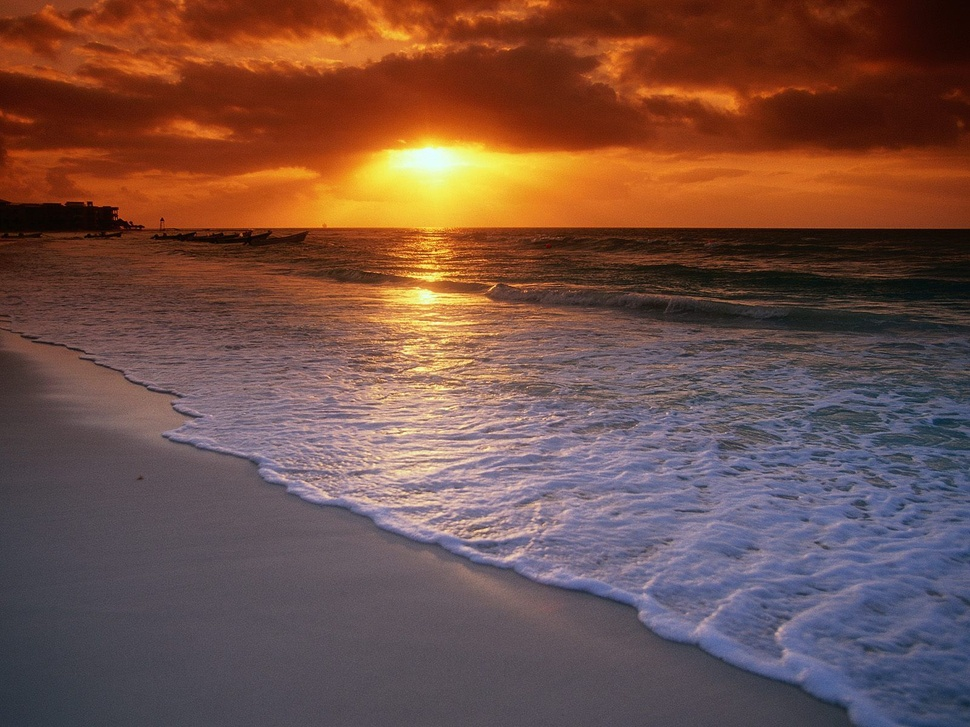
#> input picture opencv/opencv/beach.jpg, 970 x 727 px, shrunk from 1600 x 1200 before the run, found by its file name
$ python 9.py
#> lines starting #> are read from the running program, lines starting #| are printed output that depends on the picture; after the words box and inside, x2 and y2 are one past the last pixel; in counts of white or black regions, pixels touching at a corner belong together
import numpy as np
import cv2

# 载入背景图像和人物图像
img = cv2.imread('C:\\python\\opencv\\beach.jpg')
#> img is the input picture: shape (727, 970, 3); mean B, G, R 70.3, 80.2, 115.1
obj = cv2.imread('C:\\python\\opencv\\littlegirl.jpg')
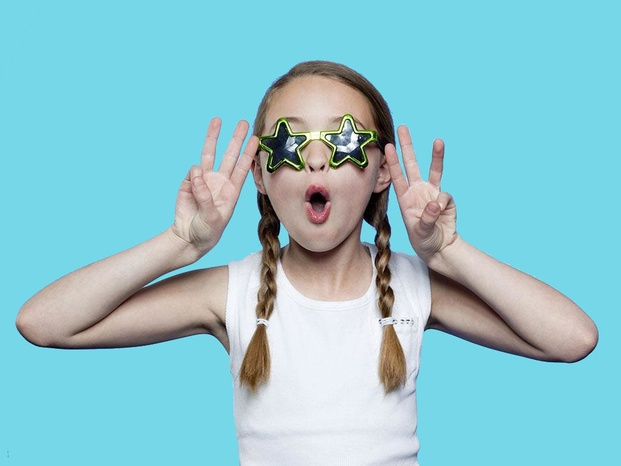
#> input picture opencv/opencv/littlegirl.jpg, 621 x 466 px, shrunk from 1024 x 768 before the run, found by its file name
#> obj is the input picture: shape (466, 621, 3); mean B, G, R 206.4, 197.1, 140.1
height_1, width_1 = img.shape[:2]
#> height_1 = 727; width_1 = 970
height_2, width_2 = obj.shape[:2]
#> height_2 = 466; width_2 = 621

# 设置ROI
r1 = height_1 - height_2
#> r1 = 261
r2 = height_1
#> r2 = 727
c1 = width_1 - width_2 -50
#> c1 = 299
c2 = width_1 -50
#> c2 = 920
roi = img[r1:r2, c1:c2]
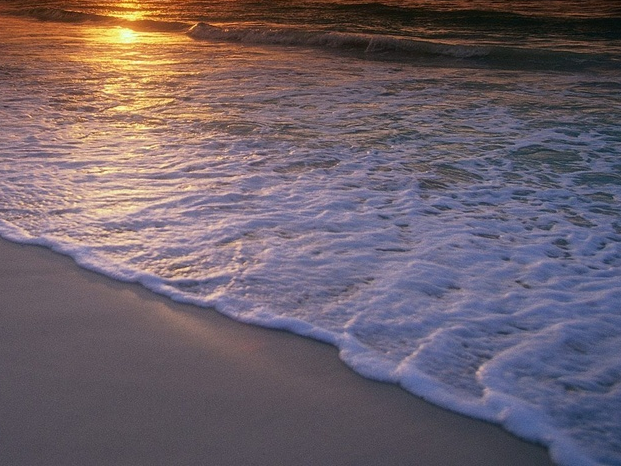
#> roi: shape (466, 621, 3); mean B, G, R 105.8, 97, 110.1

# 对人物图进行处理，生成蒙层mask
hsv = cv2.cvtColor(obj, cv2.COLOR_BGR2HSV)
#> hsv: shape (466, 621, 3); mean H, S, V 77.9, 95.6, 213.9
lower_blue = np.array([90, 43, 46])
upper_blue = np.array([124, 255, 255])
mask_blue = cv2.inRange(hsv, lower_blue, upper_blue)
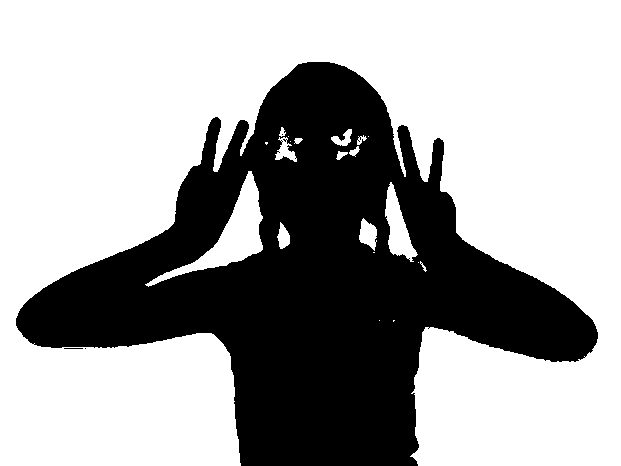
#> mask_blue: shape (466, 621); 64.6% white; 4 black regions (3 under 20 px), largest, box (x1, y1, x2, y2) and area: (16, 62, 598, 466) 102542
mask_inv = cv2.bitwise_not(mask_blue)

# ROI和人物图像的融合
img_bg = cv2.bitwise_and(roi, roi, mask=mask_blue)
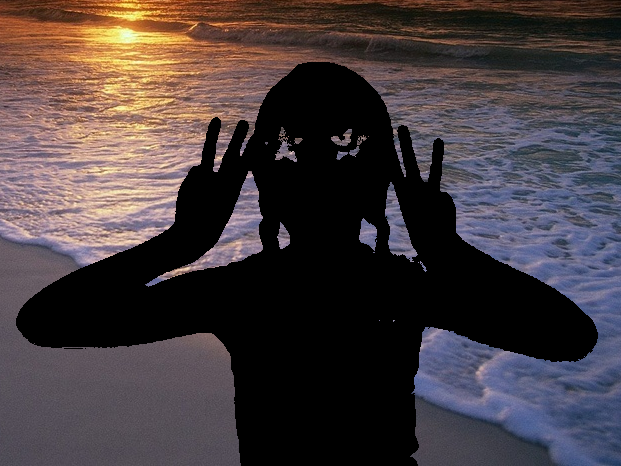
#> img_bg: shape (466, 621, 3); mean B, G, R 62.2, 60.1, 70
obj_fg = cv2.bitwise_and(obj, obj, mask=mask_inv)
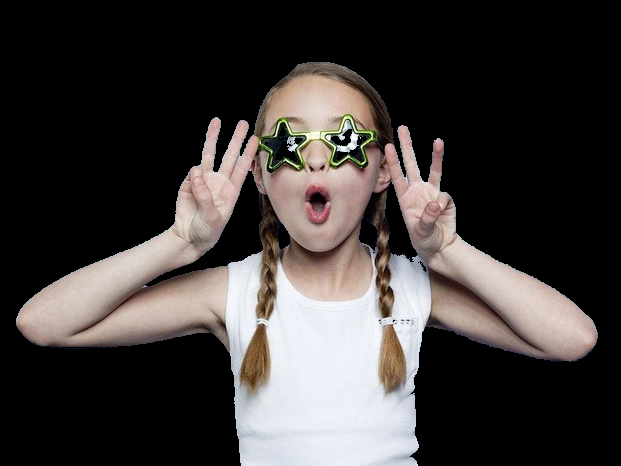
#> obj_fg: shape (466, 621, 3); mean B, G, R 58, 59.6, 64.1
dst = cv2.add(img_bg, obj_fg)
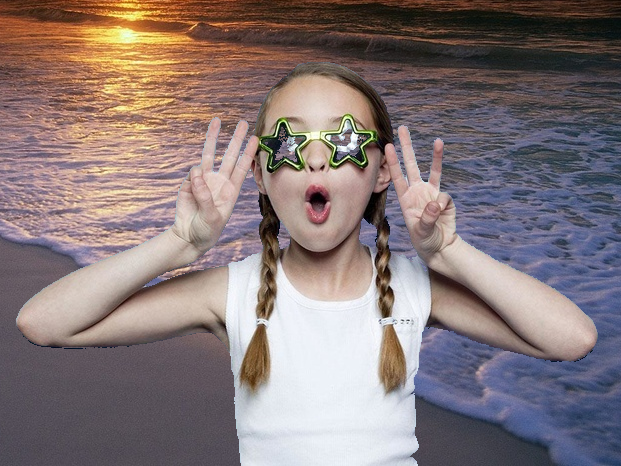
#> dst: shape (466, 621, 3); mean B, G, R 120.1, 119.7, 134.1
mask = 255 * np.ones(obj.shape, obj.dtype)

center = (int(c1/2+c2/2), int(r1/2+r2/2))
#> center = (609, 494)

img = cv2.seamlessClone(dst, img, mask, center, cv2.NORMAL_CLONE)
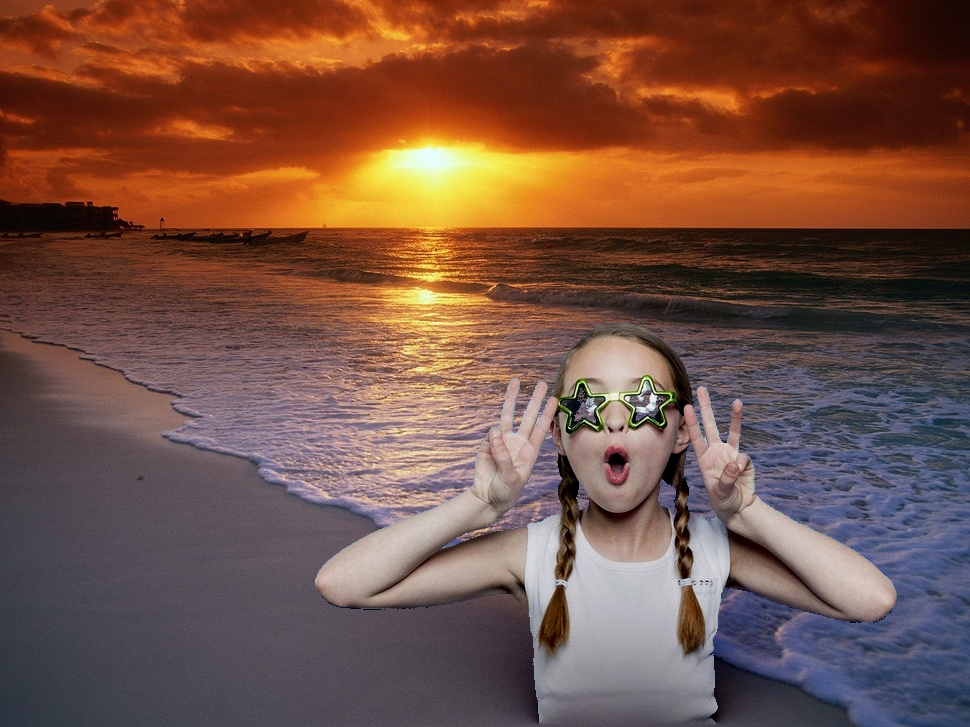
#> img: shape (727, 970, 3); mean B, G, R 69.1, 82.2, 118.1

cv2.imwrite('C:\\python\\opencv\\clone.png', img)
cv2.waitKey(0)
cv2.destroyAllWindows()
